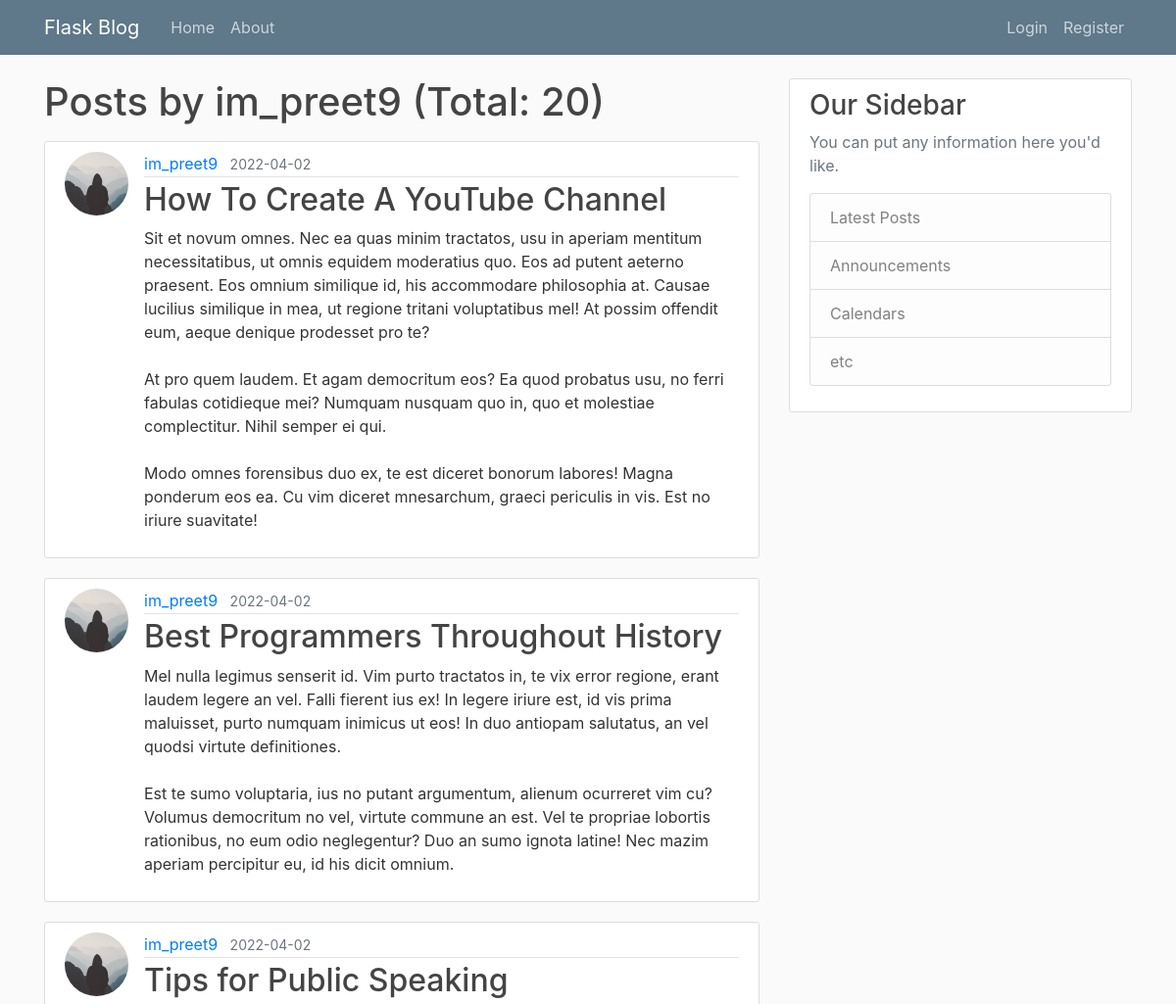
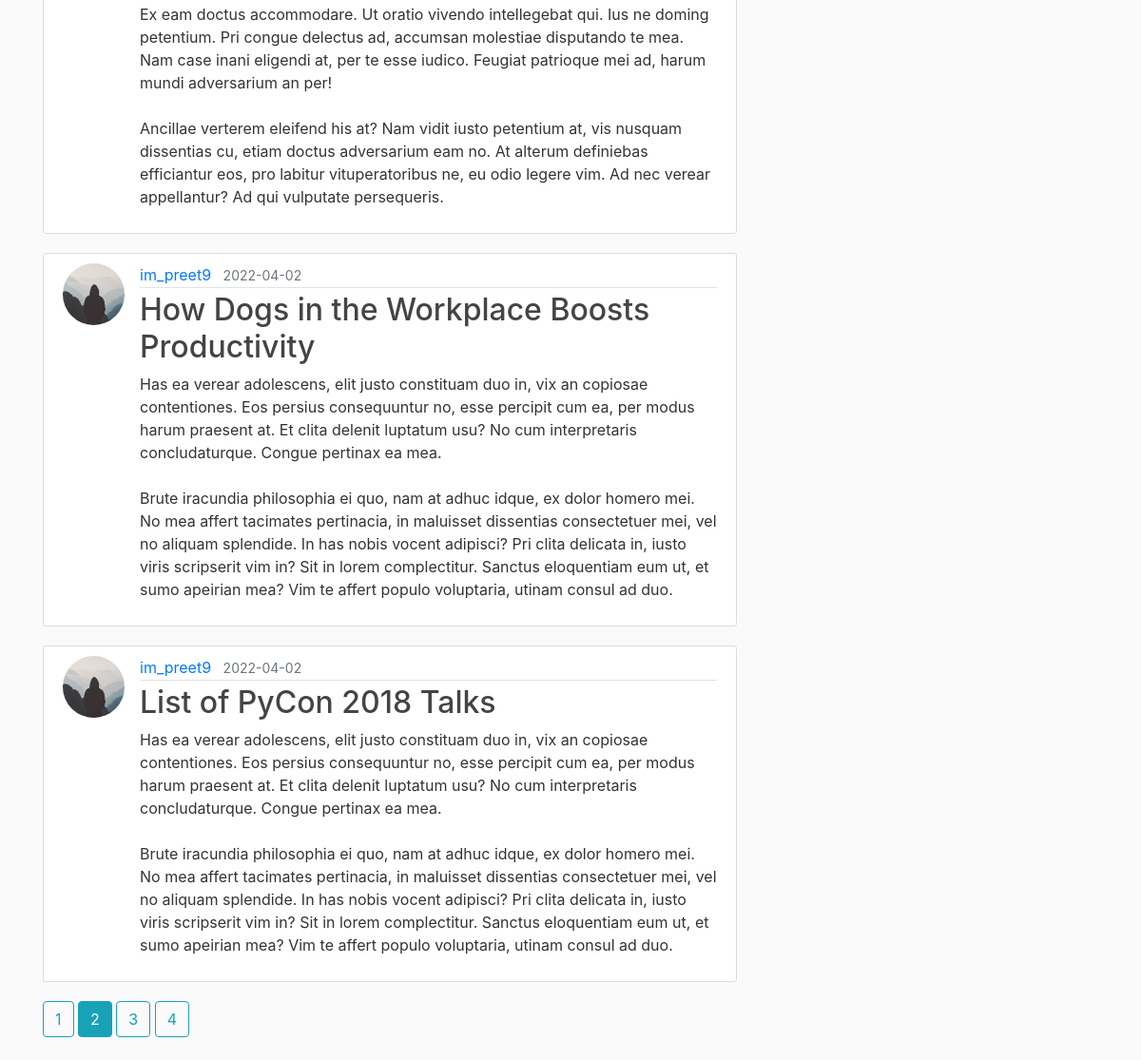
Page /user/im_preet9?page=2 on the committed database (2 pictures, top to bottom).
### flaskblog/models.py (models this page shows, shortened)
class User(db.Model, UserMixin):
    id = db.Column(db.Integer, primary_key=True)
    username = db.Column(db.String(20), unique=True, nullable=False)
    email = db.Column(db.String(120), unique=True, nullable=False)
    img_file = db.Column(db.String(20), nullable=False, default="default.jpeg")
    password = db.Column(db.String(60), nullable=False)
    posts = db.relationship("Post", backref="author", lazy=True)

class Post(db.Model):
    id = db.Column(db.Integer, primary_key=True)
    title = db.Column(db.String(100), nullable=False)
    date = db.Column(db.DateTime, nullable=False, default=datetime.utcnow)
    content = db.Column(db.Text, nullable=False)
    user_id = db.Column(db.Integer, db.ForeignKey("user.id"), nullable=False)

### flaskblog/users/routes.py (the view)
@users.route("/user/<string:username>")
def user_posts(username):
    page = request.args.get("page", 1, type=int)
    user = User.query.filter_by(username=username).first_or_404()
    posts = Post.query.filter_by(author=user).order_by(Post.date.desc()).paginate(page=page, per_page=5)
    return render_template("user_posts.html", posts=posts, user=user)

### flaskblog/templates/user_posts.html
{% extends "layout.html" %}
{% block content %}
    <h1 class="mb-3">Posts by {{ user.username }} (Total: {{ posts.total }})</h1>
    {% for post in posts.items %}
        <article class="media content-section">
            <img
                    src="{{ url_for('static', filename='profile_pics/' + post.author.img_file) }}"
                    alt="profile picture"
                    class="rounded-circle article-img"
            />
            <div class="media-body">
                <div class="article-metadata">
                    <a class="mr-2"
                       href="{{ url_for("users.user_posts", username=post.author.username) }}">{{ post.author.username }}</a>
                    <small class="text-muted">{{ post.date.strftime("%Y-%m-%d") }}</small>
                </div>
                <h2>
                    <a class="article-title" href="{{ url_for('posts.post', post_id=post.id) }}"
                    >{{ post.title }}</a
                    >
                </h2>
                <p class="article-content">{{ post.content }}</p>
            </div>
        </article>
    {% endfor %}
    {% for page_num in posts.iter_pages(left_edge=1, right_edge=1, left_current=1, right_current=2) %}
        {% if page_num %}
            {% if posts.page == page_num %}
                <a class="btn btn-info mb-4"
                   href="{{ url_for('users.user_posts', username=user.username, page=page_num) }}">{{ page_num }}</a>
            {% else %}
                <a class="btn btn-outline-info mb-4"
                   href="{{ url_for('users.user_posts', username=user.username, page=page_num) }}">{{ page_num }}</a>
            {% endif %}
        {% else %}
            ...
        {% endif %}
    {% endfor %}
{% endblock content %}

### flaskblog/static/main.css (style rules this page uses)
body { background: #fafafa; color: #333333; margin-top: 5rem; }
h1, h2, h3, h4, h5, h6 { color: #444444; }
.content-section { background: #ffffff; padding: 10px 20px; border: 1px solid #dddddd; border-radius: 3px; margin-bottom: 20px; }
.article-title { color: #444444; }
.article-content { white-space: pre-line; }
.article-img { height: 65px; width: 65px; margin-right: 16px; }
.article-metadata { padding-bottom: 1px; margin-bottom: 4px; border-bottom: 1px solid #e3e3e3; }

### rows in the picture
User: username "im_preet9"
Post: img_file (placeholder picture), author.username "im_preet9", date "2022-04-02", title "How To Create A YouTube Channel", content "Sit et novum omnes. Nec ea quas minim tractatos, usu in aperiam mentitum necessitatibus, ut omnis equidem moderatius quo. Eos ad putent aeterno praesent. Eos omnium similique id, his accommodare philosophia at. Causae lucilius similique in mea, ut regione tritani voluptatibus mel! At possim offendit eum, aeque denique prodesset pro te? At pro quem laudem. Et agam democritum eos? Ea quod probatus usu, no ferri fabulas cotidieque mei? Numquam nusquam quo in, quo et molestiae complectitur. Nihil semper ei qui. Modo omnes forensibus duo ex, te est diceret bonorum labores! Magna ponderum eos ea. Cu vim diceret mnesarchum, graeci periculis in vis. Est no iriure suavitate!"
Post: img_file (placeholder picture), author.username "im_preet9", date "2022-04-02", title "Best Programmers Throughout History", content "Mel nulla legimus senserit id. Vim purto tractatos in, te vix error regione, erant laudem legere an vel. Falli fierent ius ex! In legere iriure est, id vis prima maluisset, purto numquam inimicus ut eos! In duo antiopam salutatus, an vel quodsi virtute definitiones. Est te sumo voluptaria, ius no putant argumentum, alienum ocurreret vim cu? Volumus democritum no vel, virtute commune an est. Vel te propriae lobortis rationibus, no eum odio neglegentur? Duo an sumo ignota latine! Nec mazim aperiam percipitur eu, id his dicit omnium."
Post: img_file (placeholder picture), author.username "im_preet9", date "2022-04-02", title "Tips for Public Speaking", content "Ex eam doctus accommodare. Ut oratio vivendo intellegebat qui. Ius ne doming petentium. Pri congue delectus ad, accumsan molestiae disputando te mea. Nam case inani eligendi at, per te esse iudico. Feugiat patrioque mei ad, harum mundi adversarium an per! Ancillae verterem eleifend his at? Nam vidit iusto petentium at, vis nusquam dissentias cu, etiam doctus adversarium eam no. At alterum definiebas efficiantur eos, pro labitur vituperatoribus ne, eu odio legere vim. Ad nec verear appellantur? Ad qui vulputate persequeris."
Post: img_file (placeholder picture), author.username "im_preet9", date "2022-04-02", title "How Dogs in the Workplace Boosts Productivity", content "Has ea verear adolescens, elit justo constituam duo in, vix an copiosae contentiones. Eos persius consequuntur no, esse percipit cum ea, per modus harum praesent at. Et clita delenit luptatum usu? No cum interpretaris concludaturque. Congue pertinax ea mea. Brute iracundia philosophia ei quo, nam at adhuc idque, ex dolor homero mei. No mea affert tacimates pertinacia, in maluisset dissentias consectetuer mei, vel no aliquam splendide. In has nobis vocent adipisci? Pri clita delicata in, iusto viris scripserit vim in? Sit in lorem complectitur. Sanctus eloquentiam eum ut, et sumo apeirian mea? Vim te affert populo voluptaria, utinam consul ad duo."
Post: img_file (placeholder picture), author.username "im_preet9", date "2022-04-02", title "List of PyCon 2018 Talks", content "Has ea verear adolescens, elit justo constituam duo in, vix an copiosae contentiones. Eos persius consequuntur no, esse percipit cum ea, per modus harum praesent at. Et clita delenit luptatum usu? No cum interpretaris concludaturque. Congue pertinax ea mea. Brute iracundia philosophia ei quo, nam at adhuc idque, ex dolor homero mei. No mea affert tacimates pertinacia, in maluisset dissentias consectetuer mei, vel no aliquam splendide. In has nobis vocent adipisci? Pri clita delicata in, iusto viris scripserit vim in? Sit in lorem complectitur. Sanctus eloquentiam eum ut, et sumo apeirian mea? Vim te affert populo voluptaria, utinam consul ad duo."

### other values in the picture
{{ posts.total }} "20"
{{ page_num }} "1" "3" "4"
{{ page_num }} "2"
